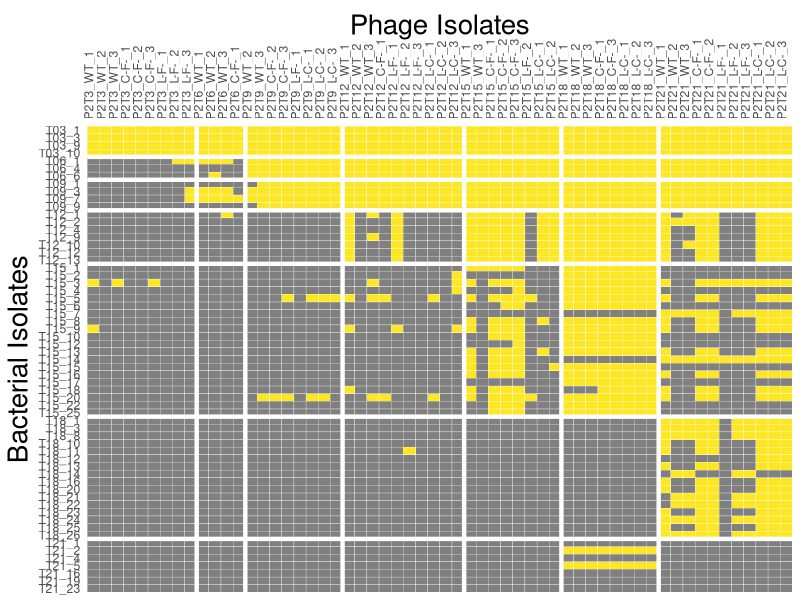
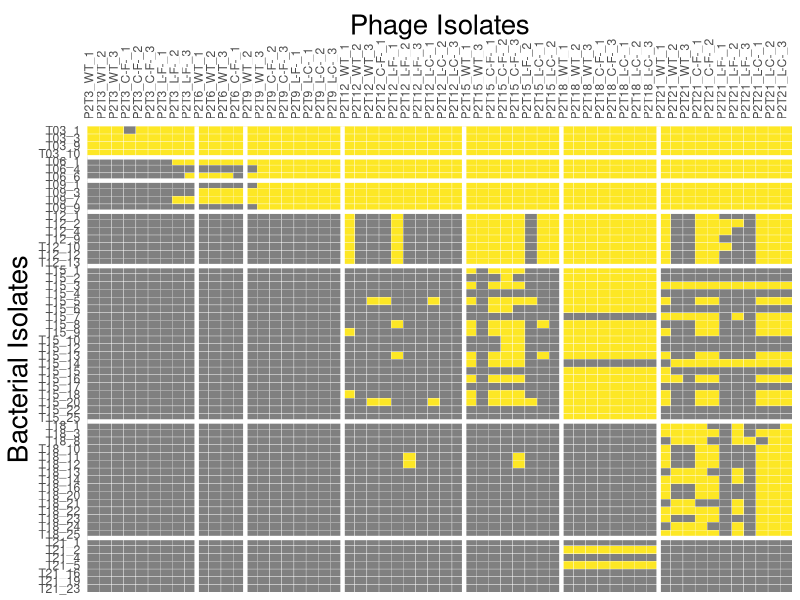
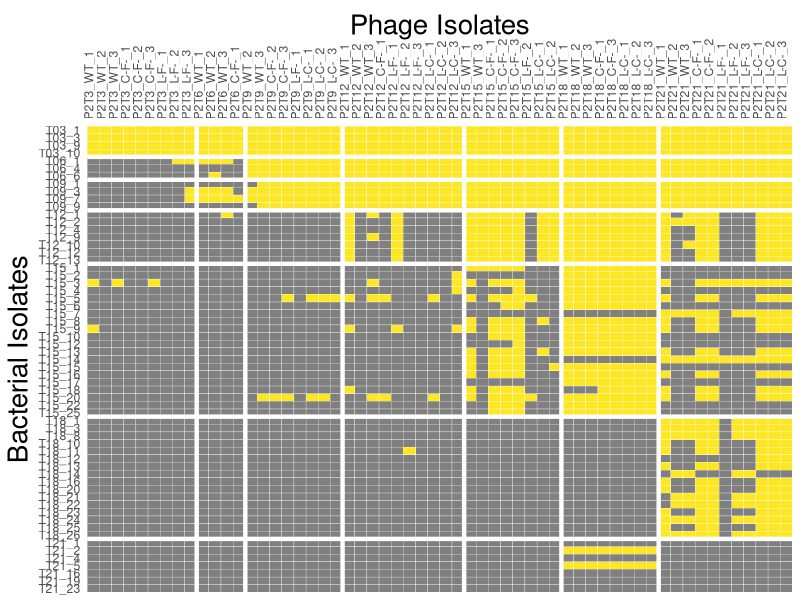
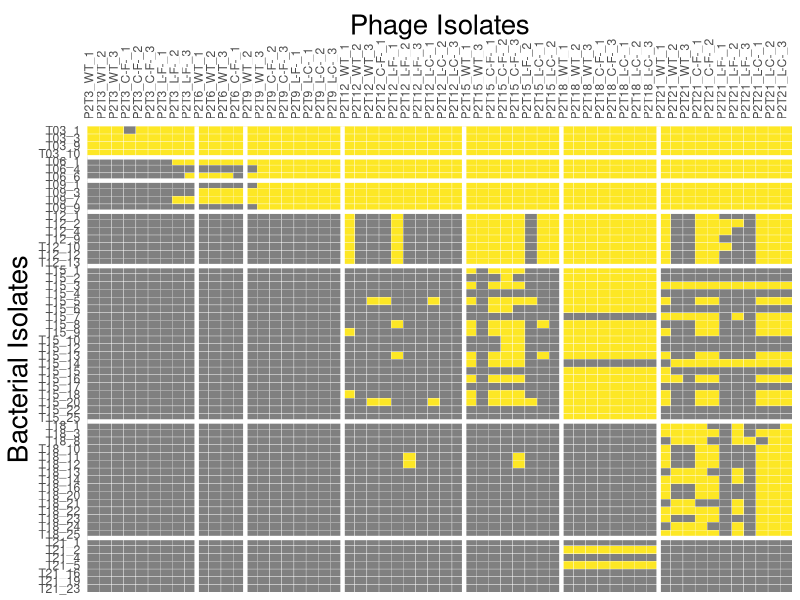

Write the R code that produced these figures, in order.

library(ggplot2) 
library(ggpubr)
library(dplyr)
library(tidyverse)
library(viridis)
library(ade4)

setwd("ClinicalTraining/Manuscript/Ext Fig 3")

# read in each PBIN
orig_dat <- read.csv(file = '22-06-09-matrix-21d.csv')
redo1_dat <- read.csv(file = '22-07-27_data_21d.csv')
redo2_dat <- read.csv(file = '22-09-02_data_21d.csv')
# wide to long
orig_dat_long <- gather(orig_dat, key = Bacteria, value = Status, T3_1:T21_25)
redo1_dat_long <- gather(redo1_dat, key = Bacteria, value = Status, T3_1:T21_23)
redo2_dat_long <- gather(redo2_dat, key = Bacteria, value = Status, T3_1:T21_23)

# MANTEL 1:  Orig vs redo 1 ####
# match for phages and bacteria in common
matchphage <- subset(orig_dat_long, Phage %in% redo1_dat_long$Phage)
matchhost <- subset(matchphage, Bacteria %in% redo1_dat_long$Bacteria)
matchhost[matchhost[,] == 'Y'] <- 1
matchhost[matchhost[,] == 'N'] <- 0
# reorder dataframes to match
new_sorted <- redo1_dat_long[order(redo1_dat_long$Phage, redo1_dat_long$Bacteria),-1]
old_sorted <- matchhost[order(matchhost$Phage, matchhost$Bacteria),]
old_sorted <- old_sorted[,-1]
# spread and make distance matrices
new_wide <- spread(new_sorted,Bacteria,Status)
new_dist <- dist(new_wide)
old_wide <- spread(old_sorted,Bacteria,Status)
old_dist <- dist(old_wide)

mantel.rtest(old_dist, new_dist, nrepet = 999)
# p = 0.001, rho = 0.844


# MANTEL 2: Orig vs redo 2 ####
# match for phages and bacteria in common
matchphage <- subset(orig_dat_long, Phage %in% redo2_dat_long$Phage)
matchhost <- subset(matchphage, Bacteria %in% redo2_dat_long$Bacteria)
matchhost[matchhost[,] == 'Y'] <- 1
matchhost[matchhost[,] == 'N'] <- 0
# reorder dataframes to match
new_sorted <- redo2_dat_long[order(redo2_dat_long$Phage, redo2_dat_long$Bacteria),-1]
old_sorted <- matchhost[order(matchhost$Phage, matchhost$Bacteria),]
old_sorted <- old_sorted[,-1]
# spread and make distance matrices
new_wide <- spread(new_sorted,Bacteria,Status)
new_dist <- dist(new_wide)
old_wide <- spread(old_sorted,Bacteria,Status)
old_dist <- dist(old_wide)

mantel.rtest(old_dist, new_dist, nrepet = 999)
# p = 0.001, rho = 0.832

# PLOT matrices ####
RColorBrewer::brewer.pal(8,'Set1')
colores <- c("#808080ff","#FDE725FF")
names(colores) <- c("No","Yes")
timecolors <- c("#F781BF","#E41A1C","#FF7F00","#4DAF4A","#377EB8","#984EA3","#A65628")

# Panel A ####
# Reorder ####
redo1_dat_long$Bacteria <- str_replace(redo1_dat_long$Bacteria, 'T3_', 'T03_')
redo1_dat_long$Bacteria <- str_replace(redo1_dat_long$Bacteria, 'T6_', 'T06_')
redo1_dat_long$Bacteria <- str_replace(redo1_dat_long$Bacteria, 'T9_', 'T09_')
# Order phages by order in df
redo1_dat_long$Phage <- factor(redo1_dat_long$Phage,
                               levels = unique(redo1_dat_long$Phage))
redo1_dat_long$Bacteria <- factor(redo1_dat_long$Bacteria,
                                  levels = unique(redo1_dat_long$Bacteria))

# HEATMAP ####
redo1_dat_long$Status[redo1_dat_long$Status == '0'] <- "No"
redo1_dat_long$Status[redo1_dat_long$Status == '1'] <- "Yes"

heatmap <- ggplot(redo1_dat_long, aes(y=Bacteria, x=Phage, fill=as.factor(Status))) +
  geom_tile(color = 'white', size = 0.1) +
  scale_fill_manual(values = colores) +
  scale_x_discrete(position = 'top', expand = c(0,0)) +
  scale_y_discrete(limits = rev, expand = c(0,0)) +
  xlab("Phage Isolates") + ylab("Bacterial Isolates") +
  theme(panel.background = element_blank(),
        legend.position = 'none',
        axis.title.x=element_text(size=20),
        axis.title.y=element_text(size=20),
        axis.text.x=element_text(angle = 90, hjust = 0),
        axis.text.y=element_text(),
        axis.ticks=element_blank()) +
  geom_vline(xintercept = c(9.5,13.5,21.5,31.5,39.5,47.5), color = 'white', size = 1.5) +
  geom_hline(yintercept = c(7.5,23.5,43.5,50.5,54.5,57.5), color = 'white', size = 1.5)
heatmap
ggsave('PanelA.pdf', heatmap, height = 10, width = 10)


# Panel B ####
# Reorder ####
redo2_dat_long$Bacteria <- str_replace(redo2_dat_long$Bacteria, 'T3_', 'T03_')
redo2_dat_long$Bacteria <- str_replace(redo2_dat_long$Bacteria, 'T6_', 'T06_')
redo2_dat_long$Bacteria <- str_replace(redo2_dat_long$Bacteria, 'T9_', 'T09_')
# Order phages by order in df
redo2_dat_long$Phage <- factor(redo2_dat_long$Phage,
                               levels = unique(redo2_dat_long$Phage))
redo2_dat_long$Bacteria <- factor(redo2_dat_long$Bacteria,
                                  levels = unique(redo2_dat_long$Bacteria))

# HEATMAP ####
redo2_dat_long$Status[redo2_dat_long$Status == '0'] <- "No"
redo2_dat_long$Status[redo2_dat_long$Status == '1'] <- "Yes"

heatmap2 <- ggplot(redo2_dat_long, aes(y=Bacteria, x=Phage, fill=as.factor(Status))) +
  geom_tile(color = 'white', size = 0.1) +
  scale_fill_manual(values = colores) +
  scale_x_discrete(position = 'top', expand = c(0,0)) +
  scale_y_discrete(limits = rev, expand = c(0,0)) +
  xlab("Phage Isolates") + ylab("Bacterial Isolates") +
  theme(panel.background = element_blank(),
        legend.position = 'none',
        axis.title.x=element_text(size=20),
        axis.title.y=element_text(size=20),
        axis.text.x=element_text(angle = 90, hjust = 0),
        axis.text.y=element_text(),
        axis.ticks=element_blank()) +
  geom_vline(xintercept = c(9.5,13.5,21.5,31.5,39.5,47.5), color = 'white', size = 1.5) +
  geom_hline(yintercept = c(7.5,22.5,42.5,49.5,53.5,56.5), color = 'white', size = 1.5)
heatmap2
ggsave('PanelB.pdf', heatmap2, height = 10, width = 10)
